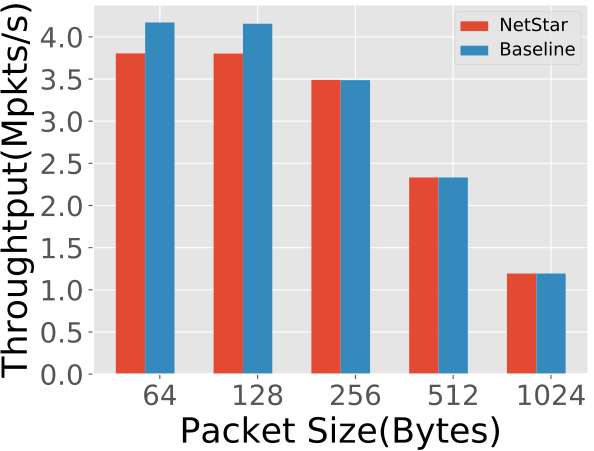

Write Python code to recreate this figure.
#!/usr/bin/env python2.7
import os
import optparse
import sys
import subprocess
import signal
import time
import numpy as np
import matplotlib.pyplot as plt


def read_log(filename):
	runtimes = []
	received = []
	dropped = []
	time = []
	with open(filename) as f:
		for line in f:
			if line.find("[RESULT]") != -1:
				numbers = line.split(' ')
				received.append(float(numbers[1]))
				dropped.append(float(numbers[2]))
				time.append(float(numbers[3]))

	return runtimes, received, dropped, time 

def read_data():
        gpu = []
        memory = []
        r1=0
        r2=0
        i=0

        while i<20:
                time.sleep(0.1)
                p=os.popen('nvidia-smi -i 1 --query-gpu=utilization.gpu --format=csv,noheader','r')
                line=p.readlines()[0]
                r1=int(line.split('%')[0])
                gpu.append(r1)

                q=os.popen('nvidia-smi -i 1 --query-gpu=utilization.memory --format=csv,noheader','r')
                line=q.readlines()[0]
                r2=int(line.split('%')[0])
                memory.append(r2)
                i=i+1
        return gpu,memory
def draw():

	opennf=[2705536,2632640,2500096,2277952,1192746]
	opennf=map(lambda f:f/1000000.0,opennf)
	opennf=np.array(opennf)
#	opennf=map(float,opennf)
	nfa=[3803776,3801760,3489408,2332160,1192747]
	nfa=map(lambda f:f/1000000.0,nfa)
	base_line=[4171072,4155680,3486624,2332160,1192747]
	base_line=map(lambda f:f/1000000.0,base_line)
#	nfa=map(float,nfa)
	
	total = (nfa[0]-opennf[0])/nfa[0]+(nfa[1]-opennf[1])/nfa[1]+(nfa[2]-opennf[2])/nfa[2]
	print total/3.0;
	
	plt.style.use('ggplot')#seaborn-white')

	fig,ax1 = plt.subplots()
	fig = plt.figure(1)

	runtimes = [1,2,3,4,5,6,7,8,9,10,11,12]
	colors = ['r','b','y','m','c','g','r','b','y']
	styles = ['-.', '--', ':', '-', '--', ':', '-','--']
	index = 0;

	x = np.arange(5)
	labels= ["64","128","256","512","1024"]

	width = 0.3
	#ax1.bar(x+width, opennf, width, label="NetStar without\nOptimization", hatch="/")
	ax1.bar(x+1*width, nfa, width, label="NetStar", hatch="\\")
	ax1.bar(x+2*width, base_line, width, label="Baseline",hatch="")

	plt.xticks(x+2*width,labels)
	for tl in ax1.get_xticklabels():
		tl.set_fontsize(20)
		tl.set_fontstyle('normal')
	for tl in ax1.get_yticklabels():
		tl.set_fontsize(20)
		tl.set_fontstyle('normal')

	# Now add the legend with some customizations.
	legend = ax1.legend(loc='upper right', shadow=False)
	# Set the fontsize
	for label in legend.get_texts():
		label.set_fontsize(13)

	for label in legend.get_lines():
		label.set_linewidth(3)  # the legend line width

	plt.xlabel("Packet Size(Bytes)", fontsize=25, style='normal', color='black')
	plt.ylabel("Throughtput(Mpkts/s)", fontsize=25, style='normal', color='black')
	plt.savefig("Raw_forwarding_performance.pdf", bbox_inches='tight', pad_inches=0)
	plt.show()

def main():

	#runtimes,received,dropped,time = read_log("temp")

	draw() 



if __name__ == "__main__" :
	main()
